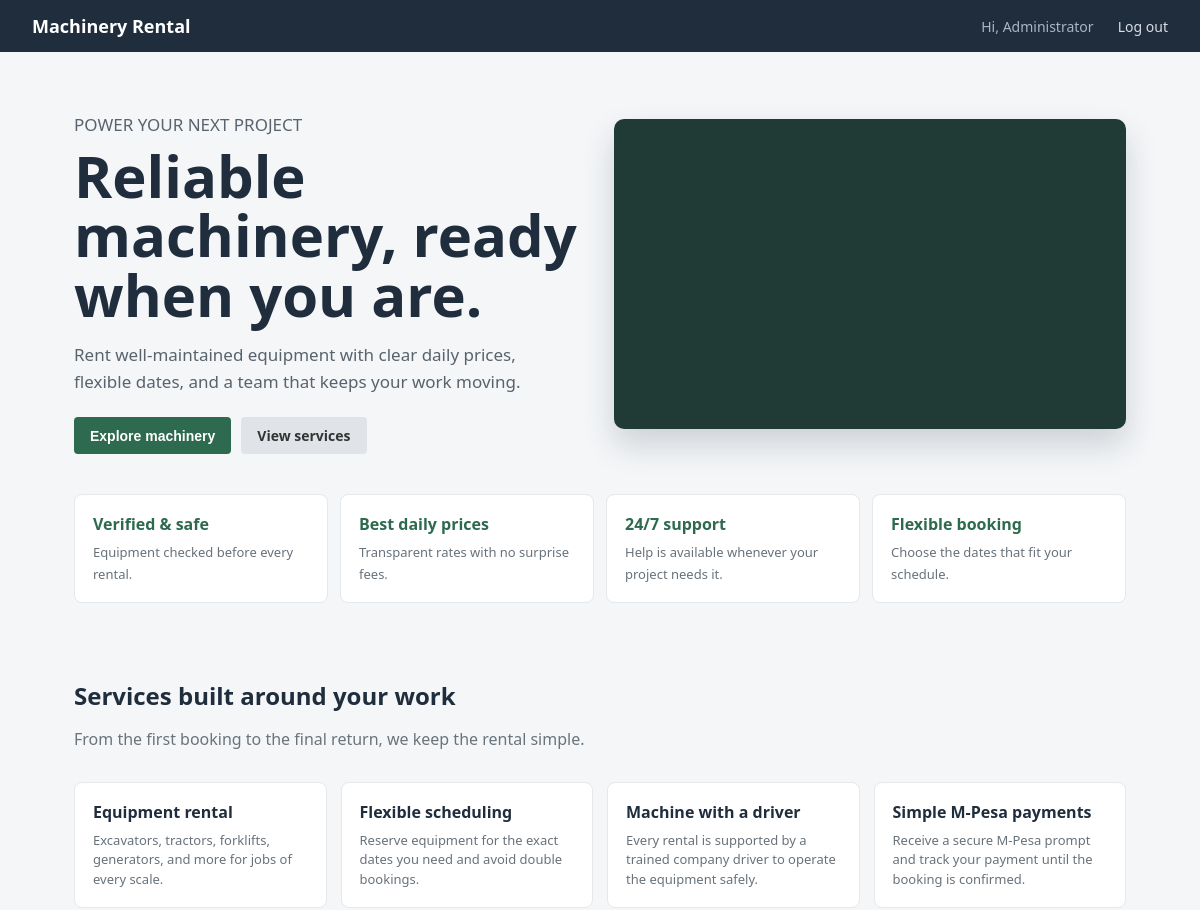
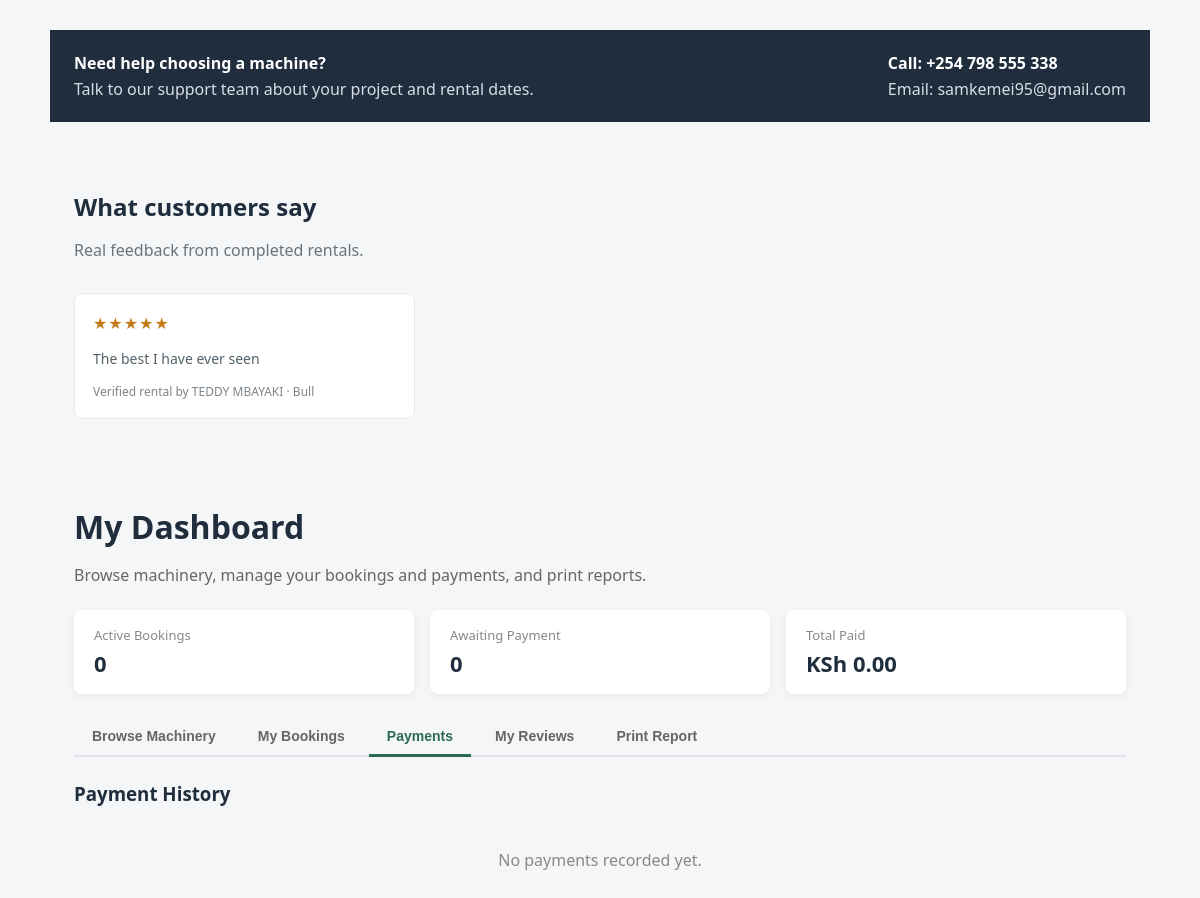
The page /index.php?tab=payments (signed in) on the database its author committed (2 pictures, top to bottom).
### tables this page shows
CREATE TABLE `reviews` (
  `id` int(11) NOT NULL,
  `user_id` int(11) NOT NULL,
  `machinery_id` int(11) NOT NULL,
  `rating` tinyint(3) UNSIGNED NOT NULL,
  `comment` text NOT NULL,
  `created_at` timestamp NOT NULL DEFAULT current_timestamp()
);

CREATE TABLE `users` (
  `id` int(11) NOT NULL,
  `full_name` varchar(100) NOT NULL,
  `email` varchar(150) NOT NULL,
  `password_hash` varchar(255) NOT NULL,
  `role` enum('customer','admin','operator') NOT NULL DEFAULT 'customer',
  `approval_status` enum('pending','approved','rejected') NOT NULL DEFAULT 'approved',
  `email_verified` tinyint(1) NOT NULL DEFAULT 1,
  `otp_hash` varchar(255) DEFAULT NULL,
  `otp_expires` datetime DEFAULT NULL,
  `phone` varchar(20) DEFAULT NULL,
  `created_at` timestamp NOT NULL DEFAULT current_timestamp()
);

CREATE TABLE `machinery` (
  `id` int(11) NOT NULL,
  `name` varchar(100) NOT NULL,
  `type` varchar(50) NOT NULL,
  `description` text DEFAULT NULL,
  `price_per_day` decimal(10,2) NOT NULL,
  `status` enum('available','rented','maintenance') NOT NULL DEFAULT 'available',
  `image` varchar(255) DEFAULT 'no-image.jpg',
  `created_at` timestamp NOT NULL DEFAULT current_timestamp()
);

### index.php (the view, shortened to what this page needs)
<?php
require_once '../config/db.php';
$user_id = $_SESSION['user_id'];
$stmt = $pdo->prepare(
    "SELECT b.*, m.name AS machine_name, m.image AS machine_image
     FROM bookings b
     JOIN machinery m ON m.id = b.machinery_id
     WHERE b.user_id = ?
     ORDER BY b.created_at DESC"
);
$stmt->execute([$user_id]);
$bookings = $stmt->fetchAll();
$stmt = $pdo->prepare(
    "SELECT p.*, b.start_date, b.end_date, m.name AS machine_name
     FROM payments p
     JOIN bookings b ON b.id = p.booking_id
     JOIN machinery m ON m.id = b.machinery_id
     WHERE b.user_id = ?
     ORDER BY p.paid_at DESC"
);
$stmt->execute([$user_id]);
$payments = $stmt->fetchAll();
$pending_bookings = array_filter($bookings, fn($b) => $b['status'] === 'pending');
$total_spent = array_sum(array_column($payments, 'amount'));
$reviews = $pdo->query(
        "SELECT r.rating, r.comment, r.created_at, u.full_name, m.name AS machine_name
         FROM reviews r JOIN users u ON u.id = r.user_id JOIN machinery m ON m.id = r.machinery_id
         ORDER BY r.created_at DESC LIMIT 6"
)->fetchAll();
?>
<!DOCTYPE html>
<html lang="en">
<head>
</head>
<body>
<header class="site-header">
    <a href="index.php" class="brand">Machinery Rental</a>
    <nav>
        <span class="nav-user">Hi, <?= htmlspecialchars($_SESSION['full_name']) ?></span>
        <a href="../auth/logout.php">Log out</a>
    </nav>
</header>
<section class="home-hero" id="home">
    <div class="hero-copy">
        <p class="machine-type">POWER YOUR NEXT PROJECT</p>
        <h1>Reliable machinery, ready when you are.</h1>
        <p>Rent well-maintained equipment with clear daily prices, flexible dates, and a team that keeps your work moving.</p>
        <div class="hero-actions">
            <button class="btn btn-primary" onclick="switchTab('browse')">Explore machinery</button>
            <a class="btn btn-secondary" href="#services">View services</a>
        </div>
    </div>
    <div class="hero-visual" aria-label="Machinery showcase">
    </div>
</section>
<section class="trust-strip" aria-label="Why rent with us">
    <div class="trust-item"><strong>Verified &amp; safe</strong><span>Equipment checked before every rental.</span></div>
    <div class="trust-item"><strong>Best daily prices</strong><span>Transparent rates with no surprise fees.</span></div>
    <div class="trust-item"><strong>24/7 support</strong><span>Help is available whenever your project needs it.</span></div>
    <div class="trust-item"><strong>Flexible booking</strong><span>Choose the dates that fit your schedule.</span></div>
</section>
<div class="home-section-heading" id="services"><h2>Services built around your work</h2><p>From the first booking to the final return, we keep the rental simple.</p></div>
<section class="service-grid">
    <div class="service-card"><h3>Equipment rental</h3><p>Excavators, tractors, forklifts, generators, and more for jobs of every scale.</p></div>
    <div class="service-card"><h3>Flexible scheduling</h3><p>Reserve equipment for the exact dates you need and avoid double bookings.</p></div>
    <div class="service-card"><h3>Machine with a driver</h3><p>Every rental is supported by a trained company driver to operate the equipment safely.</p></div>
    <div class="service-card"><h3>Simple M-Pesa payments</h3><p>Receive a secure M-Pesa prompt and track your payment until the booking is confirmed.</p></div>
</section>
<section class="contact-band" id="contact"><div><strong>Need help choosing a machine?</strong><p>Talk to our support team about your project and rental dates.</p></div><div><strong>Call: +254 798 555 338</strong><p>Email: samkemei95@gmail.com</p></div></section>
<div class="home-section-heading" id="reviews"><h2>What customers say</h2><p>Real feedback from completed rentals.</p></div>
<section class="review-grid">
    <?php if (empty($reviews)): ?>
        <div class="review-card"><p>Be the first to share how your machinery performed.</p></div>
    <?php else: ?>
        <?php foreach ($reviews as $review): ?>
            <article class="review-card"><div class="stars"><?= str_repeat('&#9733;', (int) $review['rating']) ?><?= str_repeat('&#9734;', 5 - (int) $review['rating']) ?></div><p><?= nl2br(htmlspecialchars($review['comment'])) ?></p><div class="review-author">Verified rental by <?= htmlspecialchars($review['full_name']) ?> · <?= htmlspecialchars($review['machine_name']) ?></div></article>
        <?php endforeach; ?>
    <?php endif; ?>
</section>
<div class="page-content">
    <h1>My Dashboard</h1>
    <p class="page-subtitle">Browse machinery, manage your bookings and payments, and print reports.</p>
    <div class="summary-row">
        <div class="summary-card">
            <div class="label">Active Bookings</div>
            <div class="value"><?= count(array_filter($bookings, fn($b) => in_array($b['status'], ['pending', 'confirmed'], true))) ?></div>
        </div>
        <div class="summary-card">
            <div class="label">Awaiting Payment</div>
            <div class="value"><?= count($pending_bookings) ?></div>
        </div>
        <div class="summary-card">
            <div class="label">Total Paid</div>
            <div class="value">KSh <?= number_format($total_spent, 2) ?></div>
        </div>
    </div>
    <div class="tabs">
        <button class="tab-btn" data-tab="browse">Browse Machinery</button>
        <button class="tab-btn" data-tab="bookings">My Bookings</button>
        <button class="tab-btn" data-tab="payments">Payments</button>
        <button class="tab-btn" data-tab="reviews">My Reviews</button>
        <button class="tab-btn" data-tab="report">Print Report</button>
    </div>
    <div class="tab-panel" id="panel-payments">
        <h3>Payment History</h3>
        <?php if (empty($payments)): ?>
            <p class="empty-state">No payments recorded yet.</p>
        <?php endif; ?>
    </div>
</div>
</body>
</html>

### index.php (style rules this page uses)
* { box-sizing: border-box; }
body { font-family: 'Segoe UI', Arial, sans-serif; background: #f4f6f8; margin: 0; color: #1f2d3d; }
.site-header { background: #1f2d3d; color: #fff; padding: 14px 32px; display: flex; justify-content: space-between; align-items: center; flex-wrap: wrap; }
.site-header .brand { color: #fff; font-weight: 700; font-size: 18px; text-decoration: none; }
.site-header nav a { color: #d7dee6; text-decoration: none; margin-left: 20px; font-size: 14px; }
.nav-user { color: #a9b6c4; margin-left: 20px; font-size: 14px; }
.page-content { max-width: 1100px; margin: 0 auto; padding: 32px 24px; }
.page-content h1 { margin-bottom: 4px; }
.page-subtitle { color: #666; margin-bottom: 24px; }
.home-hero { max-width: 1100px; margin: 0 auto; padding: 42px 24px 22px; display: grid; grid-template-columns: 1fr 1fr; gap: 28px; align-items: center; }
.hero-copy h1 { font-size: clamp(32px, 5vw, 58px); line-height: 1.02; margin: 0 0 16px; letter-spacing: 0; color: #1f2d3d; }
.hero-copy p { max-width: 490px; color: #58636d; font-size: 17px; line-height: 1.6; }
.hero-actions { display: flex; gap: 10px; flex-wrap: wrap; margin-top: 22px; }
.hero-visual { position: relative; min-height: 310px; overflow: hidden; border-radius: 10px; background: #203b35; box-shadow: 0 16px 32px rgba(31,45,61,.18); }
.trust-strip, .service-grid, .review-grid { max-width: 1100px; margin: 0 auto; padding: 18px 24px 32px; }
.trust-strip { display: grid; grid-template-columns: repeat(4, 1fr); gap: 12px; }
.trust-item, .service-card, .review-card { background: #fff; border: 1px solid #e5e9eb; padding: 18px; border-radius: 8px; }
.trust-item strong { display: block; margin-bottom: 5px; color: #2d6a4f; }
.trust-item span { color: #68727a; font-size: 13px; }
.home-section-heading { max-width: 1100px; margin: 0 auto; padding: 24px 24px 8px; }
.home-section-heading h2 { margin-bottom: 5px; }
.home-section-heading p { color: #69747c; }
.service-grid { display: grid; grid-template-columns: repeat(4, 1fr); gap: 14px; padding-top: 8px; }
.service-card h3 { margin: 0 0 8px; font-size: 16px; }
.service-card p { color: #68727a; font-size: 13px; line-height: 1.5; margin: 0; }
.contact-band { max-width: 1100px; margin: 0 auto 24px; padding: 22px 24px; background: #1f2d3d; color: #fff; display: flex; justify-content: space-between; gap: 16px; align-items: center; }
.contact-band p { margin: 4px 0 0; color: #d7dee6; }
.review-grid { display: grid; grid-template-columns: repeat(3, 1fr); gap: 14px; padding-top: 8px; }
.review-card p { color: #53616a; line-height: 1.5; font-size: 14px; }
.stars { color: #c47a19; letter-spacing: 1px; }
.review-author { font-size: 12px; color: #7b858c; }
.tabs { display: flex; gap: 6px; margin-bottom: 24px; border-bottom: 2px solid #e0e4e8; flex-wrap: wrap; }
.tab-btn { background: none; border: none; padding: 10px 18px; font-size: 14px; font-weight: 600; color: #666; cursor: pointer; border-bottom: 3px solid transparent; margin-bottom: -2px; }
.tab-btn.active { color: #2d6a4f; border-bottom-color: #2d6a4f; }
.tab-panel { display: none; }
.tab-panel.active { display: block; }
.summary-row { display: flex; gap: 16px; margin-bottom: 24px; flex-wrap: wrap; }
.summary-card { background: #fff; border-radius: 8px; padding: 16px 20px; box-shadow: 0 2px 10px rgba(0,0,0,0.06); flex: 1; min-width: 160px; }
.summary-card .label { font-size: 13px; color: #888; margin-bottom: 4px; }
.summary-card .value { font-size: 22px; font-weight: 700; color: #1f2d3d; }
.machine-type { color: #888; font-size: 13px; margin-bottom: 8px; }
.btn { border: none; padding: 9px 16px; border-radius: 4px; font-size: 14px; font-weight: 600; cursor: pointer; text-decoration: none; display: inline-block; }
.btn-primary { background: #2d6a4f; color: #fff; }
.btn-secondary { background: #e0e4e8; color: #333; }
.empty-state { color: #888; padding: 24px; text-align: center; }

### rows shown on the page
reviews: rating "★★★★★", comment "The best I have ever seen", user.full_name "TEDDY MBAYAKI", machinery.name "Bull"

### other values the page prints
$_SESSION['full_name'] "Administrator"
count($pending_bookings) "0"
$total_spent "0.00"
